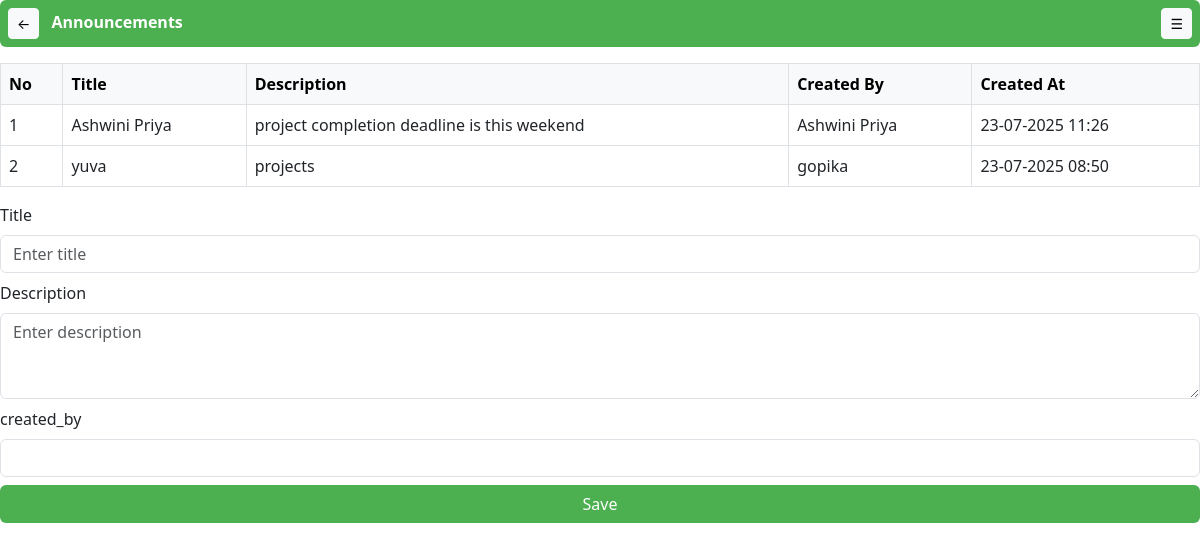
Page /announcements/ on the committed database.
### user/models.py (models this page shows, shortened)
class Announcements(models.Model):
    title = models.CharField(max_length=200)
    description = models.TextField()
    created_by = models.ForeignKey(Users, on_delete=models.SET_NULL, null=True)
    created_at = models.DateTimeField(auto_now_add=True)

class Users(models.Model):
    role = models.ForeignKey(Roles, on_delete=models.SET_NULL, null=True)
    full_name = models.CharField(max_length=100)
    email = models.EmailField(unique=True)
    phone = models.CharField(max_length=15)
    password = models.CharField(max_length=128)
    profile_picture = models.ImageField(upload_to='profiles/', blank=True, null=True)
    date_joined = models.DateField(auto_now_add=True)
    status = models.CharField(max_length=50)

### user/views.py (the view, shortened to what this page needs)
# urls.py: path('announcements/', views.announcements_view, name='announcements'),
def announcements_view(request):
    announcements = Announcements.objects.select_related('created_by').order_by('-created_at')
    return render(request, 'announcements.html', {'announcements': announcements})

### user/context_processors.py (called while the page is built)
def notification_data(request):
    unread_notifications = Notifications.objects.filter(read_status=False).order_by('-created_at')[:5]
    unread_count = Notifications.objects.filter(read_status=False).count()
    return {
        'notifications': unread_notifications,
        'unread_count': unread_count,
    }

### user/templates/announcements.html (shortened to what this page needs)
<!DOCTYPE html>
<html lang="en">
<head>
  <link href="https://cdn.jsdelivr.net/npm/bootstrap@5.3.0/dist/css/bootstrap.min.css" rel="stylesheet">
</head>
<body>
<div class="d-flex justify-content-between align-items-center p-2 mb-3 header rounded">
  <div>
    <a href="javascript:history.back()" class="btn btn-light btn-sm">&#8592;</a>
    <span class="ms-2 fw-bold">Announcements</span>
  </div>
  <button class="btn btn-light btn-sm">&#9776;</button>
</div>
  <table class="table table-bordered">
  <thead class="table-light">
    <tr>
      <th>No</th>
      <th>Title</th>
      <th>Description</th>
      <th>Created By</th>
      <th>Created At</th>
    </tr>
  </thead>
  <tbody>
    {% for announcement in announcements %}
    <tr>
      <td>{{ forloop.counter }}</td>
      <td>{{ announcement.title }}</td>
      <td>{{ announcement.description }}</td>
      <td>{{ announcement.created_by.full_name }}</td>
      <td>{{ announcement.created_at|date:"d-m-Y H:i" }}</td>
    </tr>
    {% empty %}
    <tr>
      <td colspan="5" class="text-center">No announcements yet.</td>
    </tr>
    {% endfor %}
  </tbody>
</table>
  <form method="POST">
  <div class="mb-2">
    <label class="form-label">Title</label>
    <input type="text" name="title" class="form-control" placeholder="Enter title" required />
  </div>
  <div class="mb-2">
    <label class="form-label">Description</label>
    <textarea name="description" class="form-control" rows="3" placeholder="Enter description" required></textarea>
  </div>
  <div class="mb-2">
    <label class="form-label">created_by</label>
    <input type="text" name="title" class="form-control" placeholder=" " required />
  </div>
  <button type="submit" class="btn btn-save w-100">Save</button>
</form>
</body>
</html>

### user/templates/announcements.html (style rules this page uses)
.btn-save { background-color: #4CAF50; color: white; }
.header { background-color: #4CAF50; color: white; }

### rows in the picture
Announcements: title "Ashwini Priya", description "project completion deadline is this weekend", created_by.full_name "Ashwini Priya", created_at "23-07-2025 11:26"
Announcements: title "yuva", description "projects", created_by.full_name "gopika", created_at "23-07-2025 08:50"
